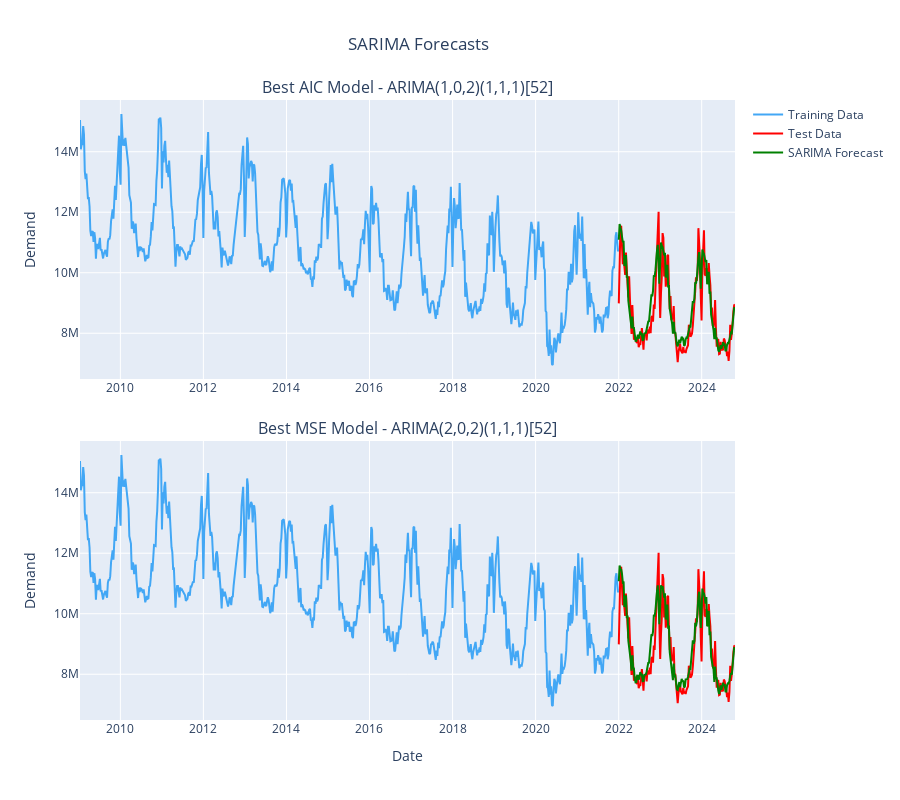

Notebook source saved alongside this figure:
### Code cell
n_steps = len(test_data) 
forecast_aic = fitted_model_aic.predict(n_periods=n_steps)
forecast_mse = fitted_model_mse.predict(n_periods=n_steps)

forecast_aic_og = np.exp(forecast_aic.values)
forecast_mse_og = np.exp(forecast_mse.values)

forecast_index = pd.date_range(start=train_data.index[-1], periods=n_steps+1, freq='W')[1:]

fig_fc_sarima0 = make_subplots(rows=2, cols=1, subplot_titles = ['Best AIC Model - ARIMA(1,0,2)(1,1,1)[52]', 'Best MSE Model - ARIMA(2,0,2)(1,1,1)[52]'], vertical_spacing=0.1)

fig_fc_sarima0.add_trace(go.Scatter(x=train_data.index, y=train_data.demand, mode='lines', name='Training Data', line=dict(color='#42a7f5')))
fig_fc_sarima0.add_trace(go.Scatter(x=test_data.index, y=test_data.demand, mode='lines', name='Test Data',line=dict(color='red')))
fig_fc_sarima0.add_trace(go.Scatter(x=forecast_index, y=forecast_aic_og, mode='lines', name='SARIMA Forecast',line=dict(color='green')))

fig_fc_sarima0.append_trace(go.Scatter(x=train_data.index, y=train_data.demand, mode='lines', showlegend=False,  line=dict(color='#42a7f5')), row=2,col=1)
fig_fc_sarima0.add_trace(go.Scatter(x=test_data.index, y=test_data.demand, mode='lines',line=dict(color='red'),showlegend=False), row=2,col=1)
fig_fc_sarima0.add_trace(go.Scatter(x=forecast_index, y=forecast_mse_og, mode='lines',line=dict(color='green'), showlegend=False), row=2,col=1)

fig_fc_sarima0.update_xaxes(title_text='Date', row=2, col=1)
fig_fc_sarima0.update_yaxes(title_text='Demand')
fig_fc_sarima0.update_layout(height = 800,showlegend=True, title='SARIMA Forecasts', title_x=0.465)
fig_fc_sarima0.show()

### Figure 1 — Plotly figure (JSON) as saved in the notebook; plotly's stock layout.template omitted (floating-point values rounded to 4 significant figures; data arrays with more than 128 entries replaced by an {"elided": "..."} marker saying what was removed)
{"data": [{"line": {"color": "#42a7f5"}, "mode": "lines", "name": "Training Data", "type": "scatter", "x": {"elided": "677 str values"}, "y": {"elided": "677 int values"}}, {"line": {"color": "red"}, "mode": "lines", "name": "Test Data", "type": "scatter", "x": {"elided": "147 str values"}, "y": {"elided": "147 int values"}}, {"line": {"color": "green"}, "mode": "lines", "name": "SARIMA Forecast", "type": "scatter", "x": {"elided": "147 str values"}, "y": {"elided": "147 float values"}}, {"line": {"color": "#42a7f5"}, "mode": "lines", "showlegend": false, "type": "scatter", "x": {"elided": "677 str values"}, "xaxis": "x2", "y": {"elided": "677 int values"}, "yaxis": "y2"}, {"line": {"color": "red"}, "mode": "lines", "showlegend": false, "type": "scatter", "x": {"elided": "147 str values"}, "xaxis": "x2", "y": {"elided": "147 int values"}, "yaxis": "y2"}, {"line": {"color": "green"}, "mode": "lines", "showlegend": false, "type": "scatter", "x": {"elided": "147 str values"}, "xaxis": "x2", "y": {"elided": "147 float values"}, "yaxis": "y2"}], "layout": {"annotations": [{"font": {"size": 16}, "showarrow": false, "text": "Best AIC Model - ARIMA(1,0,2)(1,1,1)[52]", "x": 0.5, "xanchor": "center", "xref": "paper", "y": 1, "yanchor": "bottom", "yref": "paper"}, {"font": {"size": 16}, "showarrow": false, "text": "Best MSE Model - ARIMA(2,0,2)(1,1,1)[52]", "x": 0.5, "xanchor": "center", "xref": "paper", "y": 0.45, "yanchor": "bottom", "yref": "paper"}], "height": 800, "showlegend": true, "title": {"text": "SARIMA Forecasts", "x": 0.465}, "xaxis": {"anchor": "y", "domain": [0, 1]}, "xaxis2": {"anchor": "y2", "domain": [0, 1], "title": {"text": "Date"}}, "yaxis": {"anchor": "x", "domain": [0.55, 1], "title": {"text": "Demand"}}, "yaxis2": {"anchor": "x2", "domain": [0, 0.45], "title": {"text": "Demand"}}}}
